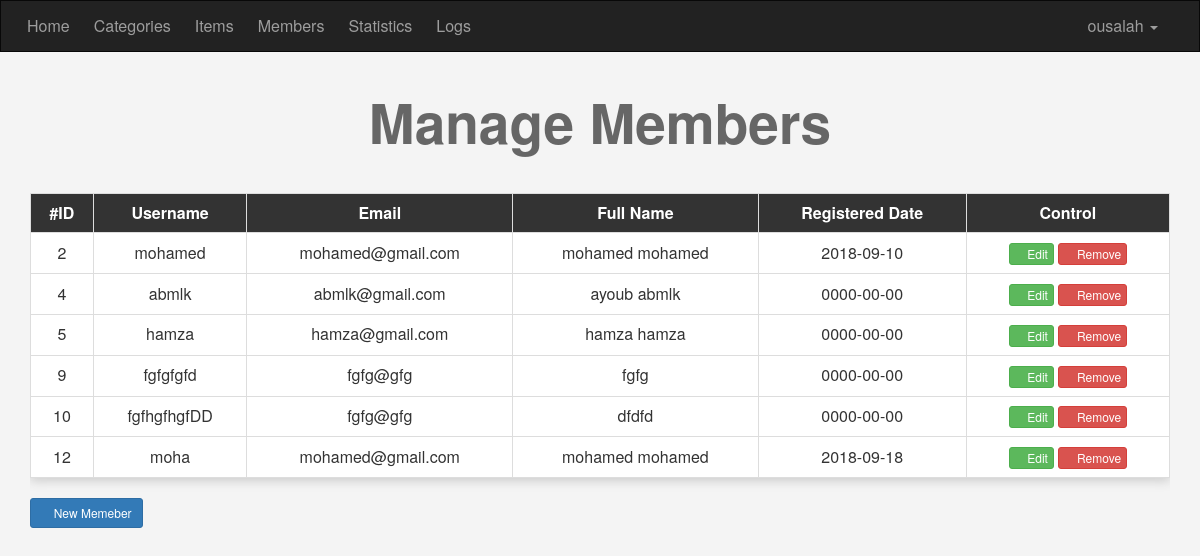
/admin/members.php (signed in), run on the app's committed database.
### tables this page shows
CREATE TABLE `users` (
  `UserID` int(11) NOT NULL,
  `Username` varchar(255) NOT NULL,
  `Password` varchar(255) NOT NULL,
  `Email` varchar(255) NOT NULL,
  `FullName` varchar(255) NOT NULL,
  `GroupID` int(11) NOT NULL DEFAULT '0',
  `TrustStatus` int(11) NOT NULL DEFAULT '0',
  `RegStatus` int(11) NOT NULL DEFAULT '0' COMMENT 'Registration Approval',
  `Date` date NOT NULL
);

### admin/members.php (the view, shortened to what this page needs)
<?php
  if (isset($_SESSION['Username'])) {
    include 'init.php';
    $do = (isset($_GET['do'])) ? $_GET['do'] : 'manage';
    if ($do == 'manage') {
      $stmt = $con->prepare("SELECT * FROM users WHERE GroupID != 1");
      $stmt->execute();
      $rows = $stmt->fetchAll();
      $count = $stmt->rowCount();
?>
      <h1 class='text-center'>Manage Members</h1>
      <div class="container">
        <div class="table-responsive">
          <table class="main-table text-center table table-bordered">
            <tr>
              <th>#ID</th>
              <th>Username</th>
              <th>Email</th>
              <th>Full Name</th>
              <th>Registered Date</th>
              <th>Control</th>
            </tr>
            <?php if ($count > 0): ?>
              <?php foreach ($rows as $row): ?>
                <tr>
                  <td><?php echo $row["UserID"]; ?></td>
                  <td><?php echo $row["Username"]; ?></td>
                  <td><?php echo $row["Email"]; ?></td>
                  <td><?php echo $row["FullName"]; ?></td>
                  <td><?php echo $row["Date"]; ?></td>
                  <td>
                    <a href="?do=edit&userid=<?php echo $row["UserID"]; ?>" class="btn btn-success btn-xs"><i class="fa fa-edit"></i> Edit</a>
                    <a href="?do=delete&userid=<?php echo $row["UserID"]; ?>" class="btn btn-danger btn-xs confirm"><i class="fa fa-remove"></i> Remove</a>
                  </td>
                </tr>
              <?php endforeach; ?>
            <?php else: ?>
              <tr>
                <td colspan='6'>No Data to Show.</td>
              </tr>
            <?php endif; ?>
          </table>
        </div>
        <a href="members.php?do=add" class="btn btn-primary btn-sm"><i class="fa fa-plus"></i> New Memeber</a>
      </div>
<?php
    }
    include $tpl . "footer.php";
  } else {
    header('Location: index.php');
    exit();
  }

### admin/includes/templates/header.php (shortened to what this page needs)
<!DOCTYPE html>
<html lang="en" dir="ltr">
  <head>
    <link rel="stylesheet" href="<?php echo $css . 'bootstrap.min.css' ?>">
    <link rel="stylesheet" href="<?php echo $css . 'font-awesome.min.css' ?>">
    <link rel="stylesheet" href="<?php echo $css . 'backend.css' ?>">
  </head>
  <body>

### admin/init.php (shortened to what this page needs)
<?php
  $lang = "includes/languages/";
  $tpl  = "includes/templates/";
  $css  = "layout/css/";
  include $lang . "english.php";
  include $tpl . "header.php";
  if (!isset($noNavbar)) { include $tpl . "navbar.php"; }

### admin/includes/templates/navbar.php (shortened to what this page needs)
<nav class="navbar navbar-inverse">
  <div class="container">
    <div class="navbar-header">
      <a class="navbar-brand" href="#"><?php lang('ADMIN_HOME'); ?></a>
    </div>
    <div class="collapse navbar-collapse" id="app-nav">
      <ul class="nav navbar-nav">
        <li><a href="#"><?php lang('ADMIN_CATEGORIES') ?></a></li>
        <li><a href="#"><?php lang('ADMIN_ITEMS') ?></a></li>
        <li><a href="members.php"><?php lang('ADMIN_MEMBERS') ?></a></li>
        <li><a href="#"><?php lang('ADMIN_STATISTICS') ?></a></li>
        <li><a href="#"><?php lang('ADMIN_LOGS') ?></a></li>
      </ul>
      <ul class="nav navbar-nav navbar-right">
        <li class="dropdown">
          <a href="#" class="dropdown-toggle" data-toggle="dropdown" role="button" aria-haspopup="true" aria-expanded="false">
            <?php if (isset($_SESSION['Username'])) { echo $_SESSION['Username']; } ?>
            <span class="caret"></span>
          </a>
        </li>
      </ul>
    </div>
  </div>
</nav>

### admin/includes/languages/english.php
<?php
  function lang( $phrase ) {
    static $lang = array(
      'ADMIN_DEFAULT_PAGE_TITLE'     => 'Default',
      'ADMIN_LOGIN_PAGE_TITLE'       => 'Login',
      'ADMIN_DASHBOARD_PAGE_TITLE'   => 'Dashboard',
      'ADMIN_HOME'         => 'Home',
      'ADMIN_CATEGORIES'   => 'Categories',
      'ADMIN_ITEMS'        => 'Items',
      'ADMIN_MEMBERS'      => 'Members',
      'ADMIN_STATISTICS'   => 'Statistics',
      'ADMIN_LOGS'         => 'Logs',
      'ADMIN_EDIT_PROFILE' => 'Edit Profile',
      'ADMIN_SETTINGS'     => 'Settings',
      'ADMIN_LOGOUT'       => 'Logout',
      'ADMIN_LOGIN'                 => 'Admin Login',
      'ADMIN_PLACEHOLDER_USERNAME'  => 'Username',
      'ADMIN_PLACEHOLDER_PASSWORD'  => 'Password',
      'ADMIN_BTN_LOGIN'             => 'Login',
    );
    echo $lang[$phrase];
  }

### admin/includes/templates/footer.php (shortened to what this page needs)
  </body>
</html>

### admin/layout/css/backend.css (style rules this page uses)
body { background-color: #f4f4f4; font-size: 16px; }
.navbar { border-radius: 0; margin-bottom: 0; }
.nav > li > a, .navbar-brand { padding: 15px 12px; }
.navbar-brand { font-size: 1em; }
h1 { font-size: 55px; margin: 40px 0; font-weight: bold; color: #666; }
.main-table { -webkit-box-shadow: 0 3px 10px #ccc; -moz-box-shadow: 0 3px 10px #ccc; box-shadow: 0 3px 10px #ccc; }
.main-table tr:first-child th { background-color: #333; color: #fff; }
.main-table th, .main-table td { text-align: center; }
.main-table td { background-color: #fff; vertical-align: middle !important; }

### data on the page
users: UserID "2", Username "mohamed", Email "mohamed@gmail.com", FullName "mohamed mohamed", Date "2018-09-10"
users: UserID "4", Username "abmlk", Email "abmlk@gmail.com", FullName "ayoub abmlk", Date "0000-00-00"
users: UserID "5", Username "hamza", Email "hamza@gmail.com", FullName "hamza hamza", Date "0000-00-00"
users: UserID "9", Username "fgfgfgfd", Email "fgfg@gfg", FullName "fgfg", Date "0000-00-00"
users: UserID "10", Username "fgfhgfhgfDD", Email "fgfg@gfg", FullName "dfdfd", Date "0000-00-00"
users: UserID "12", Username "moha", Email "mohamed@gmail.com", FullName "mohamed mohamed", Date "2018-09-18"

### other printed values
$lang[$phrase] "Home Categories Items Members Statistics Logs"
$_SESSION['Username'] "ousalah"
